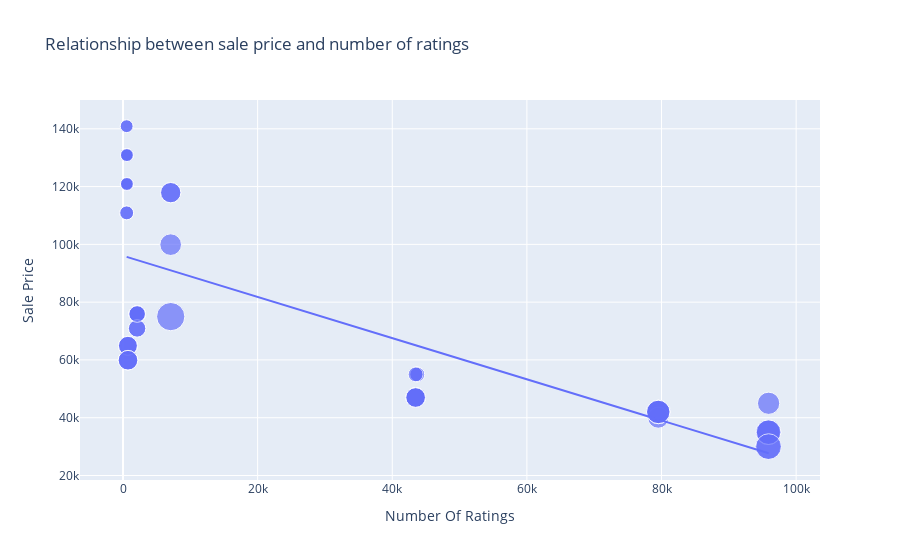

The cell this chart's notebook holds for it:
### Code cell
figure= px.scatter(data_frame=data, x="Number Of Ratings", y="Sale Price", size="Discount Percentage",
                  trendline="ols", title="Relationship between sale price and number of ratings")
figure.show()
